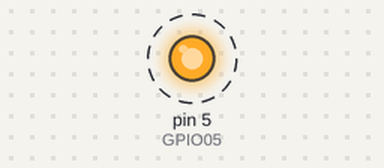
A sketch run on a simulated Arduino Uno, built with avr-gcc and run on an emulated ATmega328P. Shown: output pins drawn as LEDs (lit = HIGH). Dashed ring = blinking.

Above: at 0.4 s.
Timing chart, 0 to 3.2 s (numbered marks = the images above):
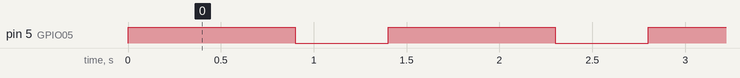

The sketch:

test1.ino
```cpp
void setup() {
pinMode(5, OUTPUT); // GPIO05, Digital Pin D1
}
void loop() {
digitalWrite(5, HIGH);
delay(900);
digitalWrite(5, LOW);
delay(500);
}
```

Measured:
- by itself, pin 5 (GPIO05): alternates HIGH for 0.90 s and LOW for 0.50 s
